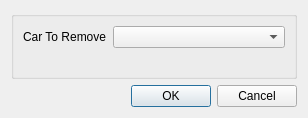
<?xml version="1.0" encoding="UTF-8"?>
<ui version="4.0">
 <class>Dialog</class>
 <widget class="QDialog" name="Dialog">
  <property name="geometry">
   <rect>
    <x>0</x>
    <y>0</y>
    <width>308</width>
    <height>118</height>
   </rect>
  </property>
  <property name="windowTitle">
   <string>Remove Car</string>
  </property>
  <layout class="QGridLayout" name="gridLayout_2">
   <item row="0" column="0">
    <layout class="QGridLayout" name="gridLayout">
     <item row="0" column="0">
      <widget class="QGroupBox" name="groupBox">
       <property name="title">
        <string/>
       </property>
       <layout class="QGridLayout" name="gridLayout_3">
        <item row="0" column="0">
         <layout class="QFormLayout" name="formLayout">
          <item row="0" column="0">
           <widget class="QLabel" name="label">
            <property name="text">
             <string>Car To Remove</string>
            </property>
           </widget>
          </item>
          <item row="0" column="1">
           <widget class="QComboBox" name="CarList"/>
          </item>
         </layout>
        </item>
       </layout>
      </widget>
     </item>
    </layout>
   </item>
   <item row="1" column="0">
    <widget class="QDialogButtonBox" name="buttonBox">
     <property name="standardButtons">
      <set>QDialogButtonBox::Cancel|QDialogButtonBox::Ok</set>
     </property>
    </widget>
   </item>
  </layout>
 </widget>
 <resources/>
 <connections/>
</ui>
